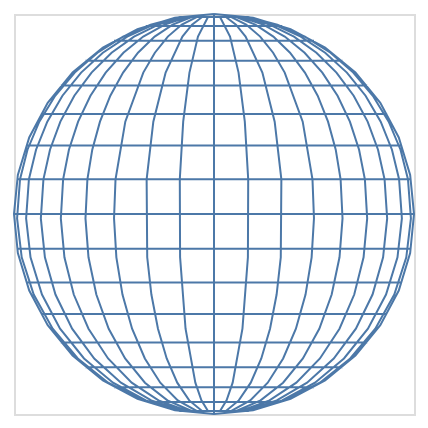

Source (Vega-Lite JSON):
### Vega specification from a JSON file in a GitHub repository (floating-point values rounded to 4 significant figures)
{"$schema": "https://vega.github.io/schema/vega/v5.json", "autosize": "pad", "background": "white", "padding": 5, "width": 200, "height": 200, "style": "cell", "data": [{"name": "source_0", "transform": [{"type": "graticule"}]}], "projections": [{"name": "projection", "size": {"signal": "[width, height]"}, "fit": {"signal": "data('source_0')"}, "type": "orthographic"}], "marks": [{"name": "marks", "type": "shape", "style": ["geoshape"], "from": {"data": "source_0"}, "encode": {"update": {"fill": {"value": "transparent"}, "stroke": {"value": "#4c78a8"}}}, "transform": [{"type": "geoshape", "projection": "projection"}]}], "config": {"background": "white"}}
